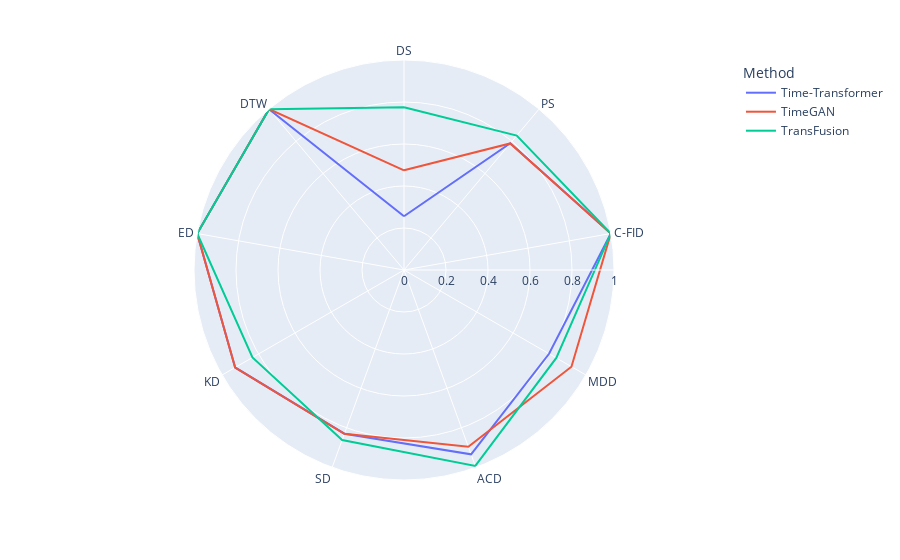

Notebook cell for this chart:
### Code cell
# Min-Max scale by metric and reverse score so 1 is best and 0 is worst
df_minmax = 1 - ((df - df.min()) / (df.max() - df.min()))


df_mean_by_metric = df_minmax.groupby('Method').mean()


df_spider_by_metric = df_mean_by_metric.reset_index().melt(id_vars="Method", var_name="Metric")
df_spider_by_metric = df_spider_by_metric[df_spider_by_metric["Method"] != "TTS-GAN"] # remove tts-gan

import plotly.express as px

px.line_polar(df_spider_by_metric, r="value", theta="Metric", color="Method", line_close=True)

### Figure 1 — Plotly figure (JSON) as saved in the notebook; plotly's stock layout.template omitted (floating-point values rounded to 4 significant figures)
{"data": [{"hovertemplate": "Method=Time-Transformer<br>value=%{r}<br>Metric=%{theta}<extra></extra>", "legendgroup": "Time-Transformer", "line": {"color": "#636efa", "dash": "solid"}, "marker": {"symbol": "circle"}, "mode": "lines", "name": "Time-Transformer", "r": [0.2561, 0.7878, 1, 0.7976, 0.9341, 0.8295, 0.9284, 1.0, 1.0, 0.2561], "showlegend": true, "subplot": "polar", "theta": ["DS", "PS", "C-FID", "MDD", "ACD", "SD", "KD", "ED", "DTW", "DS"], "type": "scatterpolar"}, {"hovertemplate": "Method=TimeGAN<br>value=%{r}<br>Metric=%{theta}<extra></extra>", "legendgroup": "TimeGAN", "line": {"color": "#EF553B", "dash": "solid"}, "marker": {"symbol": "circle"}, "mode": "lines", "name": "TimeGAN", "r": [0.4747, 0.7867, 1, 0.9207, 0.8957, 0.8303, 0.9284, 1.0, 1.0, 0.4747], "showlegend": true, "subplot": "polar", "theta": ["DS", "PS", "C-FID", "MDD", "ACD", "SD", "KD", "ED", "DTW", "DS"], "type": "scatterpolar"}, {"hovertemplate": "Method=TransFusion<br>value=%{r}<br>Metric=%{theta}<extra></extra>", "legendgroup": "TransFusion", "line": {"color": "#00cc96", "dash": "solid"}, "marker": {"symbol": "circle"}, "mode": "lines", "name": "TransFusion", "r": [0.7746, 0.8353, 1, 0.8375, 0.9929, 0.8613, 0.8333, 1.0, 1.0, 0.7746], "showlegend": true, "subplot": "polar", "theta": ["DS", "PS", "C-FID", "MDD", "ACD", "SD", "KD", "ED", "DTW", "DS"], "type": "scatterpolar"}], "layout": {"legend": {"title": {"text": "Method"}, "tracegroupgap": 0}, "margin": {"t": 60}, "polar": {"angularaxis": {"direction": "clockwise", "rotation": 90}, "domain": {"x": [0, 1], "y": [0, 1]}}}}
